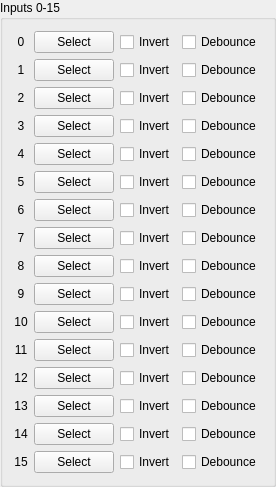
             <widget class="QGroupBox" name="groupBox">
              <property name="title">
               <string>Inputs 0-15</string>
              </property>
              <layout class="QGridLayout" name="gridLayout_105">
               <item row="4" column="2">
                <widget class="QCheckBox" name="inputInvertCB_4">
                 <property name="text">
                  <string>Invert</string>
                 </property>
                </widget>
               </item>
               <item row="6" column="0">
                <widget class="QLabel" name="label_479">
                 <property name="text">
                  <string>6</string>
                 </property>
                 <property name="alignment">
                  <set>Qt::AlignCenter</set>
                 </property>
                </widget>
               </item>
               <item row="0" column="3">
                <widget class="QCheckBox" name="inputDebounceCB_0">
                 <property name="text">
                  <string>Debounce</string>
                 </property>
                </widget>
               </item>
               <item row="8" column="2">
                <widget class="QCheckBox" name="inputInvertCB_8">
                 <property name="text">
                  <string>Invert</string>
                 </property>
                </widget>
               </item>
               <item row="3" column="1">
                <widget class="QPushButton" name="inputPB_3">
                 <property name="text">
                  <string>Select</string>
                 </property>
                </widget>
               </item>
               <item row="3" column="3">
                <widget class="QCheckBox" name="inputDebounceCB_3">
                 <property name="text">
                  <string>Debounce</string>
                 </property>
                </widget>
               </item>
               <item row="3" column="2">
                <widget class="QCheckBox" name="inputInvertCB_3">
                 <property name="text">
                  <string>Invert</string>
                 </property>
                </widget>
               </item>
               <item row="14" column="0">
                <widget class="QLabel" name="label_780">
                 <property name="text">
                  <string>14</string>
                 </property>
                 <property name="alignment">
                  <set>Qt::AlignCenter</set>
                 </property>
                </widget>
               </item>
               <item row="14" column="3">
                <widget class="QCheckBox" name="inputDebounceCB_14">
                 <property name="text">
                  <string>Debounce</string>
                 </property>
                </widget>
               </item>
               <item row="6" column="1">
                <widget class="QPushButton" name="inputPB_6">
                 <property name="text">
                  <string>Select</string>
                 </property>
                </widget>
               </item>
               <item row="8" column="1">
                <widget class="QPushButton" name="inputPB_8">
                 <property name="text">
                  <string>Select</string>
                 </property>
                </widget>
               </item>
               <item row="13" column="1">
                <widget class="QPushButton" name="inputPB_13">
                 <property name="text">
                  <string>Select</string>
                 </property>
                </widget>
               </item>
               <item row="10" column="1">
                <widget class="QPushButton" name="inputPB_10">
                 <property name="text">
                  <string>Select</string>
                 </property>
                </widget>
               </item>
               <item row="15" column="1">
                <widget class="QPushButton" name="inputPB_15">
                 <property name="text">
                  <string>Select</string>
                 </property>
                </widget>
               </item>
               <item row="15" column="3">
                <widget class="QCheckBox" name="inputDebounceCB_15">
                 <property name="text">
                  <string>Debounce</string>
                 </property>
                </widget>
               </item>
               <item row="12" column="3">
                <widget class="QCheckBox" name="inputDebounceCB_12">
                 <property name="text">
                  <string>Debounce</string>
                 </property>
                </widget>
               </item>
               <item row="15" column="0">
                <widget class="QLabel" name="label_781">
                 <property name="text">
                  <string>15</string>
                 </property>
                 <property name="alignment">
                  <set>Qt::AlignCenter</set>
                 </property>
                </widget>
               </item>
               <item row="8" column="3">
                <widget class="QCheckBox" name="inputDebounceCB_8">
                 <property name="text">
                  <string>Debounce</string>
                 </property>
                </widget>
               </item>
               <item row="0" column="2">
                <widget class="QCheckBox" name="inputInvertCB_0">
                 <property name="text">
                  <string>Invert</string>
                 </property>
                </widget>
               </item>
               <item row="6" column="2">
                <widget class="QCheckBox" name="inputInvertCB_6">
                 <property name="text">
                  <string>Invert</string>
                 </property>
                </widget>
               </item>
               <item row="5" column="0">
                <widget class="QLabel" name="label_474">
                 <property name="text">
                  <string>5</string>
                 </property>
                 <property name="alignment">
                  <set>Qt::AlignCenter</set>
                 </property>
                </widget>
               </item>
               <item row="10" column="3">
                <widget class="QCheckBox" name="inputDebounceCB_10">
                 <property name="text">
                  <string>Debounce</string>
                 </property>
                </widget>
               </item>
               <item row="7" column="1">
                <widget class="QPushButton" name="inputPB_7">
                 <property name="text">
                  <string>Select</string>
                 </property>
                </widget>
               </item>
               <item row="12" column="2">
                <widget class="QCheckBox" name="inputInvertCB_12">
                 <property name="text">
                  <string>Invert</string>
                 </property>
                </widget>
               </item>
               <item row="5" column="2">
                <widget class="QCheckBox" name="inputInvertCB_5">
                 <property name="text">
                  <string>Invert</string>
                 </property>
                </widget>
               </item>
               <item row="5" column="3">
                <widget class="QCheckBox" name="inputDebounceCB_5">
                 <property name="text">
                  <string>Debounce</string>
                 </property>
                </widget>
               </item>
               <item row="1" column="3">
                <widget class="QCheckBox" name="inputDebounceCB_1">
                 <property name="text">
                  <string>Debounce</string>
                 </property>
                </widget>
               </item>
               <item row="2" column="3">
                <widget class="QCheckBox" name="inputDebounceCB_2">
                 <property name="text">
                  <string>Debounce</string>
                 </property>
                </widget>
               </item>
               <item row="13" column="0">
                <widget class="QLabel" name="label_779">
                 <property name="text">
                  <string>13</string>
                 </property>
                 <property name="alignment">
                  <set>Qt::AlignCenter</set>
                 </property>
                </widget>
               </item>
               <item row="6" column="3">
                <widget class="QCheckBox" name="inputDebounceCB_6">
                 <property name="text">
                  <string>Debounce</string>
                 </property>
                </widget>
               </item>
               <item row="4" column="0">
                <widget class="QLabel" name="label_478">
                 <property name="text">
                  <string>4</string>
                 </property>
                 <property name="alignment">
                  <set>Qt::AlignCenter</set>
                 </property>
                </widget>
               </item>
               <item row="7" column="0">
                <widget class="QLabel" name="label_471">
                 <property name="text">
                  <string>7</string>
                 </property>
                 <property name="alignment">
                  <set>Qt::AlignCenter</set>
                 </property>
                </widget>
               </item>
               <item row="2" column="0">
                <widget class="QLabel" name="label_477">
                 <property name="text">
                  <string>2</string>
                 </property>
                 <property name="alignment">
                  <set>Qt::AlignCenter</set>
                 </property>
                </widget>
               </item>
               <item row="10" column="2">
                <widget class="QCheckBox" name="inputInvertCB_10">
                 <property name="text">
                  <string>Invert</string>
                 </property>
                </widget>
               </item>
               <item row="12" column="0">
                <widget class="QLabel" name="label_778">
                 <property name="text">
                  <string>12</string>
                 </property>
                 <property name="alignment">
                  <set>Qt::AlignCenter</set>
                 </property>
                </widget>
               </item>
               <item row="1" column="2">
                <widget class="QCheckBox" name="inputInvertCB_1">
                 <property name="text">
                  <string>Invert</string>
                 </property>
                </widget>
               </item>
               <item row="4" column="1">
                <widget class="QPushButton" name="inputPB_4">
                 <property name="text">
                  <string>Select</string>
                 </property>
                </widget>
               </item>
               <item row="4" column="3">
                <widget class="QCheckBox" name="inputDebounceCB_4">
                 <property name="text">
                  <string>Debounce</string>
                 </property>
                </widget>
               </item>
               <item row="11" column="3">
                <widget class="QCheckBox" name="inputDebounceCB_11">
                 <property name="text">
                  <string>Debounce</string>
                 </property>
                </widget>
               </item>
               <item row="15" column="2">
                <widget class="QCheckBox" name="inputInvertCB_15">
                 <property name="text">
                  <string>Invert</string>
                 </property>
                </widget>
               </item>
               <item row="9" column="1">
                <widget class="QPushButton" name="inputPB_9">
                 <property name="text">
                  <string>Select</string>
                 </property>
                </widget>
               </item>
               <item row="10" column="0">
                <widget class="QLabel" name="label_476">
                 <property name="text">
                  <string>10</string>
                 </property>
                 <property name="alignment">
                  <set>Qt::AlignCenter</set>
                 </property>
                </widget>
               </item>
               <item row="0" column="0">
                <widget class="QLabel" name="label_473">
                 <property name="text">
                  <string>0</string>
                 </property>
                 <property name="alignment">
                  <set>Qt::AlignCenter</set>
                 </property>
                </widget>
               </item>
               <item row="13" column="2">
                <widget class="QCheckBox" name="inputInvertCB_13">
                 <property name="text">
                  <string>Invert</string>
                 </property>
                </widget>
               </item>
               <item row="2" column="1">
                <widget class="QPushButton" name="inputPB_2">
                 <property name="text">
                  <string>Select</string>
                 </property>
                </widget>
               </item>
               <item row="0" column="1">
                <widget class="QPushButton" name="inputPB_0">
                 <property name="text">
                  <string>Select</string>
                 </property>
                </widget>
               </item>
               <item row="7" column="3">
                <widget class="QCheckBox" name="inputDebounceCB_7">
                 <property name="text">
                  <string>Debounce</string>
                 </property>
                </widget>
               </item>
               <item row="9" column="0">
                <widget class="QLabel" name="label_480">
                 <property name="text">
                  <string>9</string>
                 </property>
                 <property name="alignment">
                  <set>Qt::AlignCenter</set>
                 </property>
                </widget>
               </item>
               <item row="2" column="2">
                <widget class="QCheckBox" name="inputInvertCB_2">
                 <property name="text">
                  <string>Invert</string>
                 </property>
                </widget>
               </item>
               <item row="13" column="3">
                <widget class="QCheckBox" name="inputDebounceCB_13">
                 <property name="text">
                  <string>Debounce</string>
                 </property>
                </widget>
               </item>
               <item row="1" column="0">
                <widget class="QLabel" name="label_470">
                 <property name="text">
                  <string>1</string>
                 </property>
                 <property name="alignment">
                  <set>Qt::AlignCenter</set>
                 </property>
                </widget>
               </item>
               <item row="14" column="1">
                <widget class="QPushButton" name="inputPB_14">
                 <property name="text">
                  <string>Select</string>
                 </property>
                </widget>
               </item>
               <item row="7" column="2">
                <widget class="QCheckBox" name="inputInvertCB_7">
                 <property name="text">
                  <string>Invert</string>
                 </property>
                </widget>
               </item>
               <item row="11" column="2">
                <widget class="QCheckBox" name="inputInvertCB_11">
                 <property name="text">
                  <string>Invert</string>
                 </property>
                </widget>
               </item>
               <item row="14" column="2">
                <widget class="QCheckBox" name="inputInvertCB_14">
                 <property name="text">
                  <string>Invert</string>
                 </property>
                </widget>
               </item>
               <item row="8" column="0">
                <widget class="QLabel" name="label_475">
                 <property name="text">
                  <string>8</string>
                 </property>
                 <property name="alignment">
                  <set>Qt::AlignCenter</set>
                 </property>
                </widget>
               </item>
               <item row="5" column="1">
                <widget class="QPushButton" name="inputPB_5">
                 <property name="text">
                  <string>Select</string>
                 </property>
                </widget>
               </item>
               <item row="1" column="1">
                <widget class="QPushButton" name="inputPB_1">
                 <property name="text">
                  <string>Select</string>
                 </property>
                </widget>
               </item>
               <item row="9" column="3">
                <widget class="QCheckBox" name="inputDebounceCB_9">
                 <property name="text">
                  <string>Debounce</string>
                 </property>
                </widget>
               </item>
               <item row="12" column="1">
                <widget class="QPushButton" name="inputPB_12">
                 <property name="text">
                  <string>Select</string>
                 </property>
                </widget>
               </item>
               <item row="9" column="2">
                <widget class="QCheckBox" name="inputInvertCB_9">
                 <property name="text">
                  <string>Invert</string>
                 </property>
                </widget>
               </item>
               <item row="3" column="0">
                <widget class="QLabel" name="label_472">
                 <property name="text">
                  <string>3</string>
                 </property>
                 <property name="alignment">
                  <set>Qt::AlignCenter</set>
                 </property>
                </widget>
               </item>
               <item row="11" column="0">
                <widget class="QLabel" name="label_777">
                 <property name="text">
                  <string>11</string>
                 </property>
                 <property name="alignment">
                  <set>Qt::AlignCenter</set>
                 </property>
                </widget>
               </item>
               <item row="11" column="1">
                <widget class="QPushButton" name="inputPB_11">
                 <property name="text">
                  <string>Select</string>
                 </property>
                </widget>
               </item>
              </layout>
             </widget>
